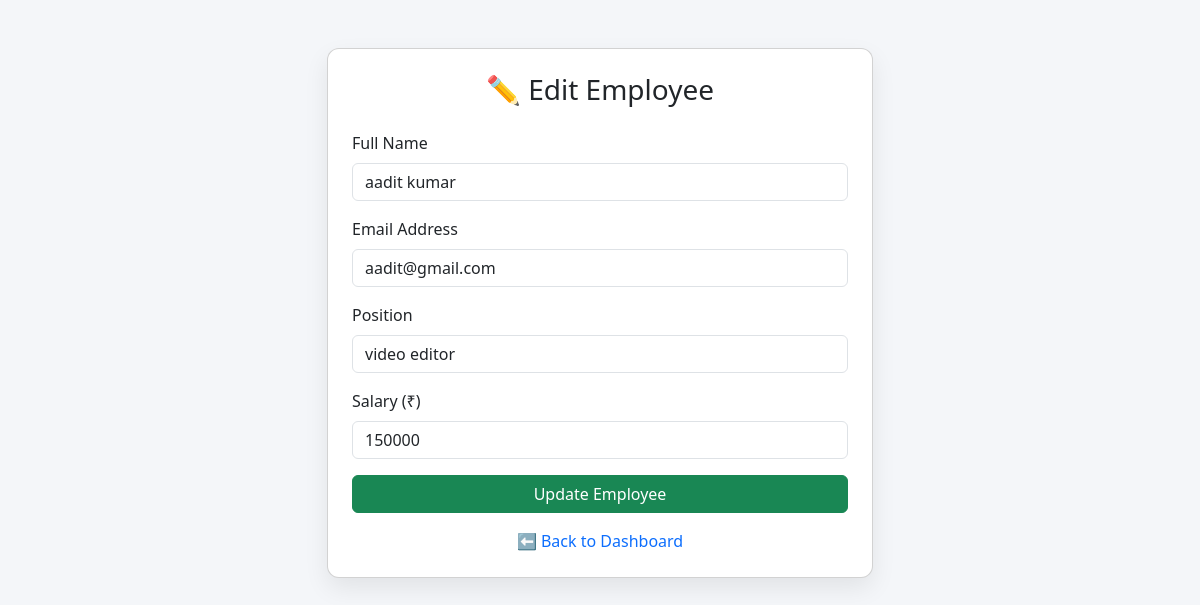
Page /edit/3 (signed in) on the committed database.
### tables this page shows
CREATE TABLE employee (
            id INTEGER PRIMARY KEY,
            name TEXT,
            email TEXT,
            position TEXT,
            salary INTEGER
        );

### app.py (the view, shortened to what this page needs)
@app.route("/edit/<int:id>", methods=["GET", "POST"])
@login_required
def edit(id):
    db = get_db()
    emp = db.execute("SELECT * FROM employee WHERE id=?", (id,)).fetchone()
    return render_template("edit_employee.html", emp=emp)

### app.py (called while the page is built)
def get_db():
    return sqlite3.connect("employees.db")

@login_manager.user_loader
def load_user(user_id):
    return Admin(user_id)

### templates/edit_employee.html (shortened to what this page needs)
<!DOCTYPE html>
<html lang="en">
<head>
    <link href="https://cdn.jsdelivr.net/npm/bootstrap@5.3.2/dist/css/bootstrap.min.css" rel="stylesheet">
</head>
<body>
<div class="container mt-5">
    <div class="row justify-content-center">
        <div class="col-md-6">
            <div class="card p-4">
                <h3 class="text-center mb-4">✏️ Edit Employee</h3>
                <form method="POST">
                    <div class="mb-3">
                        <label class="form-label">Full Name</label>
                        <input type="text" name="name" class="form-control"
                               value="{{ emp[1] }}" required>
                    </div>
                    <div class="mb-3">
                        <label class="form-label">Email Address</label>
                        <input type="email" name="email" class="form-control"
                               value="{{ emp[2] }}" required>
                    </div>
                    <div class="mb-3">
                        <label class="form-label">Position</label>
                        <input type="text" name="position" class="form-control"
                               value="{{ emp[3] }}" required>
                    </div>
                    <div class="mb-3">
                        <label class="form-label">Salary (₹)</label>
                        <input type="number" name="salary" class="form-control"
                               value="{{ emp[4] }}" min="0" required>
                    </div>
                    <div class="d-grid">
                        <button type="submit" class="btn btn-success">
                            Update Employee
                        </button>
                    </div>
                </form>
                <div class="text-center mt-3">
                    <a href="/dashboard" class="text-decoration-none">
                        ⬅ Back to Dashboard
                    </a>
                </div>
            </div>
        </div>
    </div>
</div>
</body>
</html>

### templates/edit_employee.html (style rules this page uses)
body { background: #f4f6f9; }
.card { border-radius: 12px; box-shadow: 0 10px 25px rgba(0,0,0,0.08); }

### rows in the picture
employee: name "aadit kumar", email "aadit@gmail.com", position "video editor", salary "150000"
